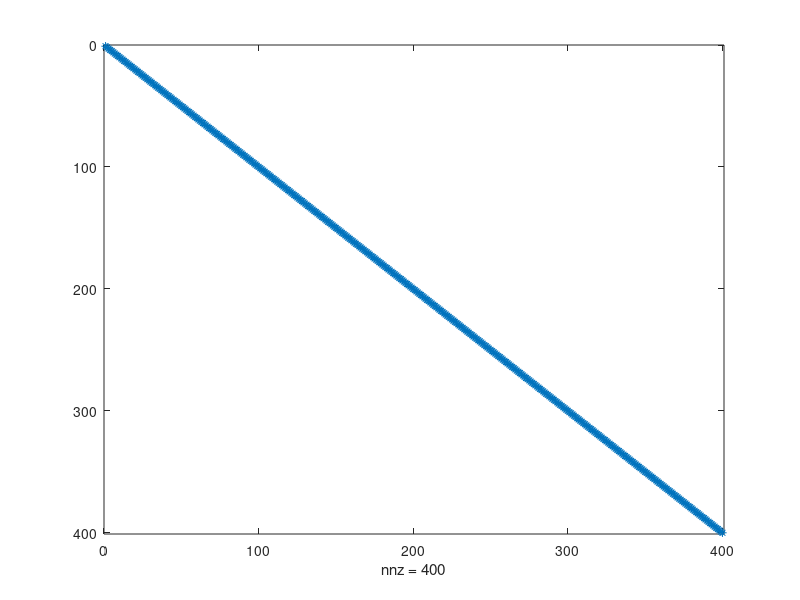
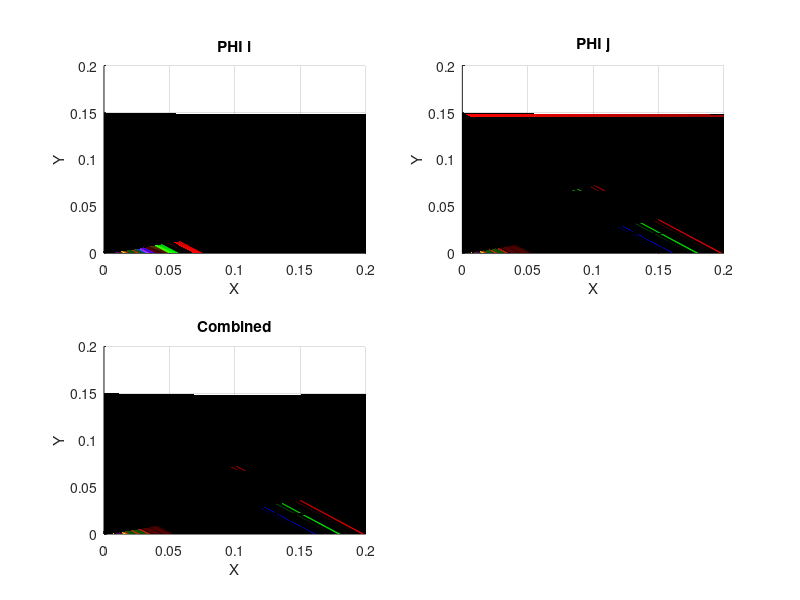

These charts were generated, in order, by the following MATLAB code: (Note: this script raises an error after producing the figures.)
clear all;
close all hidden;
clc;

% MODEL PARAMETERS
model.Lx = 0.2;
model.Ly = 0.15;

% SIMULATION PARAMETERS
par.rx = 20;
par.ry = 20;
par.r = par.rx*par.ry;
par.Nx = 100;
par.Ny = 100;
par.dx = model.Lx/(par.Nx-1);
par.dy = model.Ly/(par.Ny-1);

vect.x = (0:par.dx:model.Lx)';
vect.y = (0:par.dy:model.Ly)';

%x harmonics
phix = zeros(par.Nx,par.rx);
phix(:,1) = 1/sqrt(model.Lx);
for k = 2:par.rx
    phix(:,k) = sqrt(2/model.Lx)*cos(((k-1)*pi*vect.x)/(model.Lx));
end

%y harmonics
phiy = zeros(par.Ny,par.ry);
phiy(:,1) = 1/sqrt(model.Ly);
for l = 2:par.ry
    phiy(:,l) = sqrt(2/model.Ly)*cos(((l-1)*pi*vect.y)/(model.Ly));
end

%xy harmonics
phi.xy = zeros(par.Ny,par.Nx,par.r);
for l = 1:par.ry
    for k = 1:par.rx
        i = ((l-1)*par.rx)+k;
        phi.xy(:,:,i) = phiy(:,l)*phix(:,k)';
    end
end

phi.xy = reshape(phi.xy,[par.Nx*par.Ny,par.r]);

Orthonormal = phi.xy'*phi.xy*par.dx*par.dy;
Orthonormal(Orthonormal <= 0.1) = 0;
spy(Orthonormal);

phi.xy = reshape(phi.xy,[par.Nx,par.Ny,par.r]);
figure(2);
set(2,'Position',[100 200 800 800]);
subplot(221);
surfploti = surf('linestyle','none','FaceColor','interp');
set(surfploti,'XData', vect.x, 'YData', vect.y ,'ZData', phi.xy(:,:,1));
xlabel('X');
ylabel('Y');
zlabel('PHI i');
title('PHI i');
view(0,90);

subplot(222);
surfplotj = surf('linestyle','none','FaceColor','interp');
set(surfplotj,'XData', vect.x, 'YData', vect.y ,'ZData', phi.xy(:,:,1));
xlabel('X');
ylabel('Y');
zlabel('PHI j');
title('PHI j');
view(0,90);

combinedaxis = subplot(223);
surfplotij = surf('linestyle','none','FaceColor','interp');
set(surfplotij,'XData', vect.x, 'YData', vect.y ,'ZData', phi.xy(:,:,1));
xlabel('X');
ylabel('Y');
zlabel('Z');
title('Combined');
view(0,90);

while 1
    i = input('Basisfunction index i = ');
    j = input('Basisfunction index j = ');
    disp('-----------------------------');
    set(surfploti,'ZData', phi.xy(:,:,i));
    set(surfplotj,'ZData', phi.xy(:,:,j));
    set(surfplotij,'ZData', phi.xy(:,:,i).*phi.xy(:,:,j)*par.dx*par.dy);
    combinedsum = string(sum(phi.xy(:,:,i).*phi.xy(:,:,j)*par.dx*par.dy,'all'));
    title(combinedaxis,'Combined = '+combinedsum);
    drawnow();
end

%%
clear all;
close all hidden;
clc;

K = 10;
i = 5;
j = 10;

syms Lx Ly ki kj li lj x y;

disp("i=j=0");
F = (1/sqrt(Lx))*(1/sqrt(Ly))*(1/sqrt(Lx))*(1/sqrt(Ly)); % i = j = 0
S = int(int(F,y,0,Ly),x,0,Lx);
S = simplify(S);
disp(S);
%disp("Pretty-------------------");
%pretty(S);
disp('i='+string(0)+' j='+string(0)+' > '+string(S));
disp('---------------------------------------------------------------------------');

disp("i>0  j=0");
F = ((1/sqrt(Lx))*(1/sqrt(Ly)))*(2/sqrt(Lx*Ly))*cos((ki*pi*x)/Lx)*cos((li*pi*y)/Ly); % i > 0 j = 0
S = int(int(F,y,0,Ly),x,0,Lx);
S = simplify(S);
disp(S);
%disp("Pretty-------------------");
%pretty(S);
S = subs(S,ki,mod(i,K));
S = subs(S,li,floor(i/K));
disp('i='+string(i)+' j='+string(0)+' > '+string(S));
disp('---------------------------------------------------------------------------');

disp("i>0  j>0");
F = (4/(Lx*Ly))*cos((ki*pi*x)/Lx)*cos((li*pi*y)/Ly)*cos((kj*pi*x)/Lx)*cos((lj*pi*y)/Ly); % i > 0 j > 0
S = int(int(F,y,0,Ly),x,0,Lx);
S = simplify(S);
disp(S);
%disp("Pretty-------------------");
%pretty(S);
S = subs(S,ki,mod(i,K));
S = subs(S,li,floor(i/K));
S = subs(S,kj,mod(j,K));
S = subs(S,lj,floor(j/K));
disp('i='+string(i)+' j='+string(j)+' > '+string(S));

%%
phi = [1 2 3 4 10 20 30];
sum(phi)*sum(phi)
sum(phi.^2)